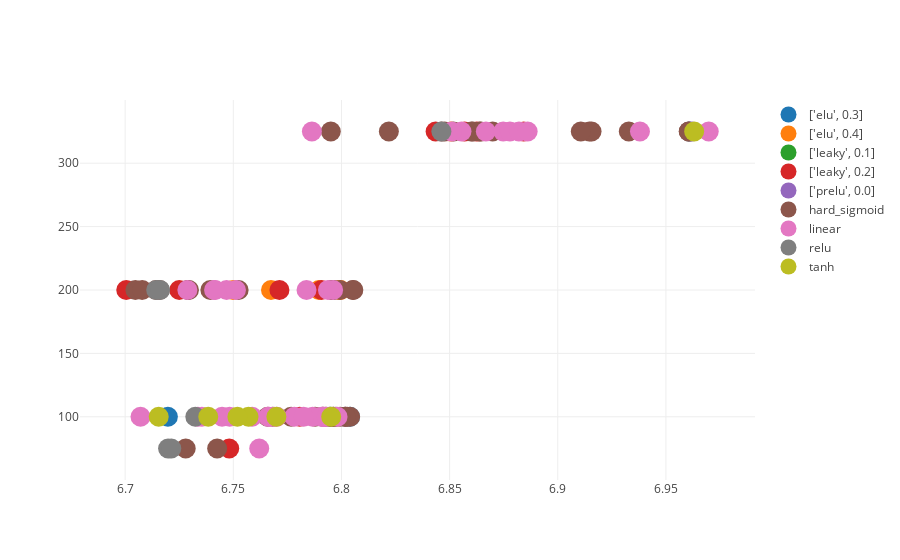

The notebook cell saved with this chart:
### Code cell
results.results_dataframe_graph(facet='activation_full',att=['neuronsE','neuronsD','nlayersE','nlayersD', 'activation','fulldrop', 'drop', 'activation_full','lag'], count=True, threshold=6.7)
